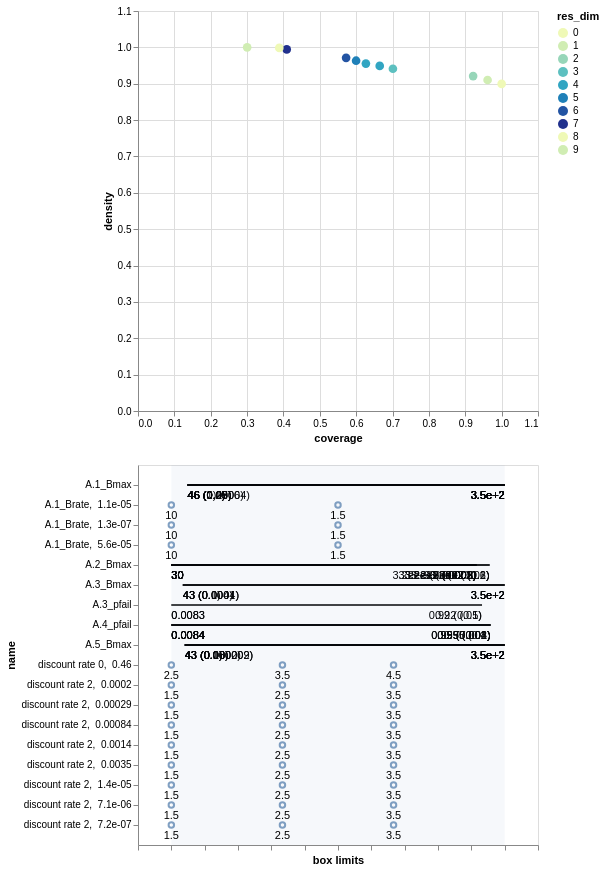

The code cell stored with this chart in its notebook:
### Code cell
box.inspect_tradeoff()

# # Visualize PRIM results
# box.show_tradeoff()
# #plt.savefig('prim_tradeoff_density_coverage.png')
# plt.show()

### Figure 1 — Vega-Lite specification as saved in the notebook (floating-point values rounded to 4 significant figures)
{"config": {"view": {"continuousWidth": 300, "continuousHeight": 300}}, "vconcat": [{"data": {"name": "data-3f8e851574903ec60b01739360d8b567"}, "mark": {"type": "circle", "size": 75}, "encoding": {"color": {"field": "res_dim", "scale": {"range": ["#eff9b6", "#d0edb3", "#97d6b9", "#5dc0c0", "#31a5c2", "#1f80b8", "#2354a3", "#21318d"]}, "type": "ordinal"}, "opacity": {"condition": {"param": "param_11", "value": 1}, "value": 0.4}, "tooltip": [{"field": "id", "type": "quantitative"}, {"field": "coverage", "format": ".2", "type": "quantitative"}, {"field": "density", "format": ".2", "type": "quantitative"}, {"field": "res_dim", "type": "ordinal"}], "x": {"field": "coverage", "scale": {"domain": [0, 1.1]}, "type": "quantitative"}, "y": {"field": "density", "scale": {"domain": [0, 1.1]}, "type": "quantitative"}}, "height": 400, "name": "view_11", "width": 400}, {"layer": [{"data": {"name": "data-eb4ef9053bdc7c2ce2d198d255e51f3f"}, "mark": {"type": "rule"}, "encoding": {"x": {"axis": {"grid": false, "labels": false, "title": "box limits"}, "field": "x_lower", "scale": {"domain": [0, 1], "padding": 0.1}, "type": "quantitative"}, "x2": {"field": "x_upper"}, "y": {"field": "name", "scale": {"padding": 1.0}, "type": "nominal"}}, "transform": [{"calculate": "(datum.x1-datum.minimum)/(datum.maximum-datum.minimum)", "as": "x_lower"}, {"calculate": "(datum.x2-datum.minimum)/(datum.maximum-datum.minimum)", "as": "x_upper"}, {"filter": {"param": "param_11"}}]}, {"data": {"name": "data-eb4ef9053bdc7c2ce2d198d255e51f3f"}, "mark": {"type": "text", "align": "left", "baseline": "top", "dy": 5}, "encoding": {"text": {"field": "text", "type": "ordinal"}, "x": {"axis": {"grid": false, "labels": false, "title": "box limits"}, "field": "x_lower", "scale": {"domain": [0, 1], "padding": 0.1}, "type": "quantitative"}, "x2": {"field": "x_upper"}, "y": {"field": "name", "scale": {"padding": 1.0}, "type": "nominal"}}, "transform": [{"calculate": "(datum.x1-datum.minimum)/(datum.maximum-datum.minimum)", "as": "x_lower"}, {"calculate": "(datum.x2-datum.minimum)/(datum.maximum-datum.minimum)", "as": "x_upper"}, {"filter": {"param": "param_11"}}, {"calculate": "datum.qp_lower>0?format(datum.x1, \".2\")+\" (\"+format(datum.qp_lower, \".1~g\")+\")\" :format(datum.x1, \".2\")", "as": "text"}]}, {"data": {"name": "data-eb4ef9053bdc7c2ce2d198d255e51f3f"}, "mark": {"type": "text", "align": "right", "baseline": "top", "dy": 5}, "encoding": {"text": {"field": "text", "type": "ordinal"}, "x": {"field": "x_upper", "type": "quantitative"}, "x2": {"field": "x_upper"}, "y": {"field": "name", "scale": {"padding": 1.0}, "type": "nominal"}}, "transform": [{"calculate": "(datum.x1-datum.minimum)/(datum.maximum-datum.minimum)", "as": "x_lower"}, {"calculate": "(datum.x2-datum.minimum)/(datum.maximum-datum.minimum)", "as": "x_upper"}, {"filter": {"param": "param_11"}}, {"calculate": "datum.qp_upper>0?format(datum.x2, \".2\")+\" (\"+format(datum.qp_upper, \".1\")+\")\" :format(datum.x2, \".2\")", "as": "text"}]}, {"data": {"name": "data-97aefd6d737ded565dc732e63f74ecc6"}, "mark": {"type": "rect", "opacity": 0.05}, "encoding": {"x": {"field": "start", "type": "quantitative"}, "x2": {"field": "end"}}}, {"data": {"name": "data-cb56500f9296987e95cfd2d3b97d69f3"}, "mark": {"type": "point"}, "encoding": {"x": {"field": "x", "type": "quantitative"}, "y": {"field": "name", "type": "nominal"}}, "transform": [{"filter": {"param": "param_11"}}]}, {"data": {"name": "data-cb56500f9296987e95cfd2d3b97d69f3"}, "mark": {"type": "text", "align": "center", "baseline": "top", "dy": 5}, "encoding": {"text": {"field": "item", "type": "nominal"}, "x": {"field": "x", "type": "quantitative"}, "y": {"field": "name", "type": "nominal"}}, "transform": [{"filter": {"param": "param_11"}}]}], "width": 400}], "params": [{"name": "param_11", "select": {"type": "point", "fields": ["id"]}, "views": ["view_11"]}], "$schema": "https://vega.github.io/schema/vega-lite/v5.20.1.json", "datasets": {"data-3f8e851574903ec60b01739360d8b567": [{"coverage": 1.0, "density": 0.8995, "id": 0, "k": 1709, "mass": 1.0, "mean": 0.8995, "n": 1900, "res_dim": 0}, {"coverage": 0.9614, "density": 0.9102, "id": 1, "k": 1643, "mass": 0.95, "mean": 0.9102, "n": 1805, "res_dim": 1}, {"coverage": 0.9216, "density": 0.9211, "id": 2, "k": 1575, "mass": 0.9, "mean": 0.9211, "n": 1710, "res_dim": 2}, {"coverage": 0.701, "density": 0.9411, "id": 3, "k": 1198, "mass": 0.67, "mean": 0.9411, "n": 1273, "res_dim": 3}, {"coverage": 0.6647, "density": 0.949, "id": 4, "k": 1136, "mass": 0.63, "mean": 0.949, "n": 1197, "res_dim": 4}, {"coverage": 0.6267, "density": 0.9554, "id": 5, "k": 1071, "mass": 0.59, "mean": 0.9554, "n": 1121, "res_dim": 4}, {"coverage": 0.5998, "density": 0.9633, "id": 6, "k": 1025, "mass": 0.56, "mean": 0.9633, "n": 1064, "res_dim": 5}, {"coverage": 0.5723, "density": 0.9712, "id": 7, "k": 978, "mass": 0.53, "mean": 0.9712, "n": 1007, "res_dim": 6}, {"coverage": 0.409, "density": 0.9943, "id": 8, "k": 699, "mass": 0.37, "mean": 0.9943, "n": 703, "res_dim": 7}, {"coverage": 0.3885, "density": 0.9985, "id": 9, "k": 664, "mass": 0.35, "mean": 0.9985, "n": 665, "res_dim": 8}, {"coverage": 0.3002, "density": 1.0, "id": 10, "k": 513, "mass": 0.27, "mean": 1.0, "n": 513, "res_dim": 9}], "data-eb4ef9053bdc7c2ce2d198d255e51f3f": [{"x1": 45.93, "x2": 347.3, "name": "A.1_Bmax", "id": 1, "minimum": 30.51, "maximum": 347.3, "qp_lower": 0.06724, "qp_upper": -1.0}, {"x1": 45.93, "x2": 347.3, "name": "A.1_Bmax", "id": 2, "minimum": 30.51, "maximum": 347.3, "qp_lower": 0.04514, "qp_upper": -1.0}, {"x1": 30.45, "x2": 334.1, "name": "A.2_Bmax", "id": 2, "minimum": 30.45, "maximum": 348.4, "qp_lower": -1.0, "qp_upper": 0.06215}, {"x1": 45.93, "x2": 347.3, "name": "A.1_Bmax", "id": 3, "minimum": 30.51, "maximum": 347.3, "qp_lower": 0.1972, "qp_upper": -1.0}, {"x1": 30.45, "x2": 334.1, "name": "A.2_Bmax", "id": 3, "minimum": 30.45, "maximum": 348.4, "qp_lower": -1.0, "qp_upper": 0.1693}, {"x1": 45.93, "x2": 347.3, "name": "A.1_Bmax", "id": 4, "minimum": 30.51, "maximum": 347.3, "qp_lower": 0.159, "qp_upper": -1.0}, {"x1": 30.45, "x2": 334.1, "name": "A.2_Bmax", "id": 4, "minimum": 30.45, "maximum": 348.4, "qp_lower": -1.0, "qp_upper": 0.133}, {"x1": 43.04, "x2": 347.1, "name": "A.5_Bmax", "id": 4, "minimum": 30.32, "maximum": 347.1, "qp_lower": 0.133, "qp_upper": -1.0}, {"x1": 45.93, "x2": 347.3, "name": "A.1_Bmax", "id": 5, "minimum": 30.51, "maximum": 347.3, "qp_lower": 0.1263, "qp_upper": -1.0}, {"x1": 30.45, "x2": 321.5, "name": "A.2_Bmax", "id": 5, "minimum": 30.45, "maximum": 348.4, "qp_lower": -1.0, "qp_upper": 0.02103}, {"x1": 43.04, "x2": 347.1, "name": "A.5_Bmax", "id": 5, "minimum": 30.32, "maximum": 347.1, "qp_lower": 0.1028, "qp_upper": -1.0}, {"x1": 45.93, "x2": 347.3, "name": "A.1_Bmax", "id": 6, "minimum": 30.51, "maximum": 347.3, "qp_lower": 0.08903, "qp_upper": -1.0}, {"x1": 30.45, "x2": 321.5, "name": "A.2_Bmax", "id": 6, "minimum": 30.45, "maximum": 348.4, "qp_lower": -1.0, "qp_upper": 0.009033}, {"x1": 0.008412, "x2": 0.955, "name": "A.4_pfail", "id": 6, "minimum": 0.008412, "maximum": 0.9968, "qp_lower": -1.0, "qp_upper": 0.1166}, {"x1": 43.04, "x2": 347.1, "name": "A.5_Bmax", "id": 6, "minimum": 30.32, "maximum": 347.1, "qp_lower": 0.05519, "qp_upper": -1.0}, {"x1": 45.93, "x2": 347.3, "name": "A.1_Bmax", "id": 7, "minimum": 30.51, "maximum": 347.3, "qp_lower": 0.05469, "qp_upper": -1.0}, {"x1": 30.45, "x2": 321.5, "name": "A.2_Bmax", "id": 7, "minimum": 30.45, "maximum": 348.4, "qp_lower": -1.0, "qp_upper": 0.002859}, {"x1": 43.4, "x2": 348.8, "name": "A.3_Bmax", "id": 7, "minimum": 32.52, "maximum": 348.8, "qp_lower": 0.1039, "qp_upper": -1.0}, {"x1": 0.008412, "x2": 0.955, "name": "A.4_pfail", "id": 7, "minimum": 0.008412, "maximum": 0.9968, "qp_lower": -1.0, "qp_upper": 0.07899}, {"x1": 43.04, "x2": 347.1, "name": "A.5_Bmax", "id": 7, "minimum": 30.32, "maximum": 347.1, "qp_lower": 0.03179, "qp_upper": -1.0}, {"x1": 45.93, "x2": 347.3, "name": "A.1_Bmax", "id": 8, "minimum": 30.51, "maximum": 347.3, "qp_lower": 0.0006016, "qp_upper": -1.0}, {"x1": 30.45, "x2": 321.5, "name": "A.2_Bmax", "id": 8, "minimum": 30.45, "maximum": 348.4, "qp_lower": -1.0, "qp_upper": 0.003007}, {"x1": 43.4, "x2": 348.8, "name": "A.3_Bmax", "id": 8, "minimum": 32.52, "maximum": 348.8, "qp_lower": 0.003651, "qp_upper": -1.0}, {"x1": 0.008412, "x2": 0.955, "name": "A.4_pfail", "id": 8, "minimum": 0.008412, "maximum": 0.9968, "qp_lower": -1.0, "qp_upper": 0.01772}, {"x1": 43.04, "x2": 347.1, "name": "A.5_Bmax", "id": 8, "minimum": 30.32, "maximum": 347.1, "qp_lower": 0.0001533, "qp_upper": -1.0}, {"x1": 45.93, "x2": 347.3, "name": "A.1_Bmax", "id": 9, "minimum": 30.51, "maximum": 347.3, "qp_lower": 4.279e-05, "qp_upper": -1.0}, {"x1": 30.45, "x2": 321.5, "name": "A.2_Bmax", "id": 9, "minimum": 30.45, "maximum": 348.4, "qp_lower": -1.0, "qp_upper": 0.0002301}, {"x1": 43.4, "x2": 348.8, "name": "A.3_Bmax", "id": 9, "minimum": 32.52, "maximum": 348.8, "qp_lower": 0.0004156, "qp_upper": -1.0}, {"x1": 0.008283, "x2": 0.9237, "name": "A.3_pfail", "id": 9, "minimum": 0.008283, "maximum": 0.9904, "qp_lower": -1.0, "qp_upper": 0.1081}, {"x1": 0.008412, "x2": 0.955, "name": "A.4_pfail", "id": 9, "minimum": 0.008412, "maximum": 0.9968, "qp_lower": -1.0, "qp_upper": 0.003549}, {"x1": 43.04, "x2": 347.1, "name": "A.5_Bmax", "id": 9, "minimum": 30.32, "maximum": 347.1, "qp_lower": 9.148e-06, "qp_upper": -1.0}, {"x1": 45.93, "x2": 347.3, "name": "A.1_Bmax", "id": 10, "minimum": 30.51, "maximum": 347.3, "qp_lower": 1.0, "qp_upper": -1.0}, {"x1": 30.45, "x2": 321.5, "name": "A.2_Bmax", "id": 10, "minimum": 30.45, "maximum": 348.4, "qp_lower": -1.0, "qp_upper": 3.215e-05}, {"x1": 43.4, "x2": 348.8, "name": "A.3_Bmax", "id": 10, "minimum": 32.52, "maximum": 348.8, "qp_lower": 0.0001139, "qp_upper": -1.0}, {"x1": 0.008283, "x2": 0.9237, "name": "A.3_pfail", "id": 10, "minimum": 0.008283, "maximum": 0.9904, "qp_lower": -1.0, "qp_upper": 0.05497}, {"x1": 0.008412, "x2": 0.955, "name": "A.4_pfail", "id": 10, "minimum": 0.008412, "maximum": 0.9968, "qp_lower": -1.0, "qp_upper": 0.00112}, {"x1": 43.04, "x2": 347.1, "name": "A.5_Bmax", "id": 10, "minimum": 30.32, "maximum": 347.1, "qp_lower": 1.845e-06, "qp_upper": -1.0}], "data-97aefd6d737ded565dc732e63f74ecc6": [{"start": 0, "end": 1}], "data-cb56500f9296987e95cfd2d3b97d69f3": [{"name": "discount rate 2,  0.0035", "n_items": 4, "item": 1.5, "id": 3, "x": 0.0}, {"name": "discount rate 2,  0.0035", "n_items": 4, "item": 2.5, "id": 3, "x": 0.3333}, {"name": "discount rate 2,  0.0035", "n_items": 4, "item": 3.5, "id": 3, "x": 0.6667}, {"name": "discount rate 2,  0.00084", "n_items": 4, "item": 1.5, "id": 4, "x": 0.0}, {"name": "discount rate 2,  0.00084", "n_items": 4, "item": 2.5, "id": 4, "x": 0.3333}, {"name": "discount rate 2,  0.00084", "n_items": 4, "item": 3.5, "id": 4, "x": 0.6667}, {"name": "discount rate 2,  0.0002", "n_items": 4, "item": 1.5, "id": 5, "x": 0.0}, {"name": "discount rate 2,  0.0002", "n_items": 4, "item": 2.5, "id": 5, "x": 0.3333}, {"name": "discount rate 2,  0.0002", "n_items": 4, "item": 3.5, "id": 5, "x": 0.6667}, {"name": "discount rate 2,  1.4e-05", "n_items": 4, "item": 1.5, "id": 6, "x": 0.0}, {"name": "discount rate 2,  1.4e-05", "n_items": 4, "item": 2.5, "id": 6, "x": 0.3333}, {"name": "discount rate 2,  1.4e-05", "n_items": 4, "item": 3.5, "id": 6, "x": 0.6667}, {"name": "discount rate 2,  7.2e-07", "n_items": 4, "item": 1.5, "id": 7, "x": 0.0}, {"name": "discount rate 2,  7.2e-07", "n_items": 4, "item": 2.5, "id": 7, "x": 0.3333}, {"name": "discount rate 2,  7.2e-07", "n_items": 4, "item": 3.5, "id": 7, "x": 0.6667}, {"name": "A.1_Brate,  1.1e-05", "n_items": 3, "item": 10.0, "id": 8, "x": 0.0}, {"name": "A.1_Brate,  1.1e-05", "n_items": 3, "item": 1.5, "id": 8, "x": 0.5}, {"name": "discount rate 2,  0.00029", "n_items": 4, "item": 1.5, "id": 8, "x": 0.0}, {"name": "discount rate 2,  0.00029", "n_items": 4, "item": 2.5, "id": 8, "x": 0.3333}, {"name": "discount rate 2,  0.00029", "n_items": 4, "item": 3.5, "id": 8, "x": 0.6667}, {"name": "A.1_Brate,  1.3e-07", "n_items": 3, "item": 10.0, "id": 9, "x": 0.0}, {"name": "A.1_Brate,  1.3e-07", "n_items": 3, "item": 1.5, "id": 9, "x": 0.5}, {"name": "discount rate 2,  7.1e-06", "n_items": 4, "item": 1.5, "id": 9, "x": 0.0}, {"name": "discount rate 2,  7.1e-06", "n_items": 4, "item": 2.5, "id": 9, "x": 0.3333}, {"name": "discount rate 2,  7.1e-06", "n_items": 4, "item": 3.5, "id": 9, "x": 0.6667}, {"name": "A.1_Brate,  5.6e-05", "n_items": 3, "item": 10.0, "id": 10, "x": 0.0}, {"name": "A.1_Brate,  5.6e-05", "n_items": 3, "item": 1.5, "id": 10, "x": 0.5}, {"name": "discount rate 0,  0.46", "n_items": 4, "item": 2.5, "id": 10, "x": 0.0}, {"name": "discount rate 0,  0.46", "n_items": 4, "item": 3.5, "id": 10, "x": 0.3333}, {"name": "discount rate 0,  0.46", "n_items": 4, "item": 4.5, "id": 10, "x": 0.6667}, {"name": "discount rate 2,  0.0014", "n_items": 4, "item": 1.5, "id": 10, "x": 0.0}, {"name": "discount rate 2,  0.0014", "n_items": 4, "item": 2.5, "id": 10, "x": 0.3333}, {"name": "discount rate 2,  0.0014", "n_items": 4, "item": 3.5, "id": 10, "x": 0.6667}]}}
